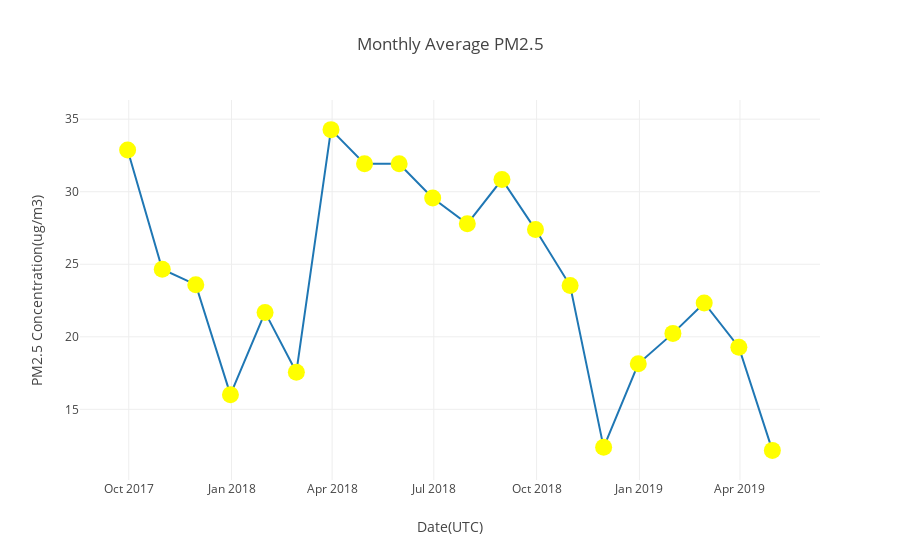

Notebook source saved alongside this figure:
### Markdown cell above
### Visualize the monthly pm2.5 concentration

### Code cell
average_monthly_pm25 = monthly_average_airquality_data_concentrations['PM2.5(Ug/m3)'].values
monthly_pm25 = go.Scatter(x=monthly_average_airquality_data_concentrations.index,
                         y = monthly_average_airquality_data_concentrations['PM2.5(Ug/m3)'].values,
                         mode='lines+markers',
                         marker = dict(color=list(map(SetColor, average_monthly_pm25)), size = 17),
                 ) 

layout = go.Layout(title='Monthly Average PM2.5 ', xaxis=dict(title='Date(UTC)'),
                   yaxis=dict(title='PM2.5 Concentration(ug/m3)'))

fig = go.Figure(data=[monthly_pm25], layout=layout)
iplot(fig)
pio.write_image(fig, os.path.join(filepath , 'monthly_average_pm25_concentration.png'))

### Figure 1 — Plotly figure (JSON) as saved in the notebook; plotly's stock layout.template omitted (floating-point values rounded to 4 significant figures)
{"data": [{"marker": {"color": ["yellow", "yellow", "yellow", "yellow", "yellow", "yellow", "yellow", "yellow", "yellow", "yellow", "yellow", "yellow", "yellow", "yellow", "yellow", "yellow", "yellow", "yellow", "yellow", "yellow"], "size": 17}, "mode": "lines+markers", "type": "scatter", "uid": "a40d7f70-792d-4e4d-9957-5c2f99ed1d11", "x": ["2017-09-30", "2017-10-31", "2017-11-30", "2017-12-31", "2018-01-31", "2018-02-28", "2018-03-31", "2018-04-30", "2018-05-31", "2018-06-30", "2018-07-31", "2018-08-31", "2018-09-30", "2018-10-31", "2018-11-30", "2018-12-31", "2019-01-31", "2019-02-28", "2019-03-31", "2019-04-30"], "y": [32.87, 24.66, 23.59, 16.01, 21.68, 17.56, 34.28, 31.93, 31.93, 29.57, 27.79, 30.84, 27.39, 23.53, 12.38, 18.14, 20.23, 22.33, 19.28, 12.17]}], "layout": {"title": {"text": "Monthly Average PM2.5 "}, "xaxis": {"title": {"text": "Date(UTC)"}}, "yaxis": {"title": {"text": "PM2.5 Concentration(ug/m3)"}}}}
